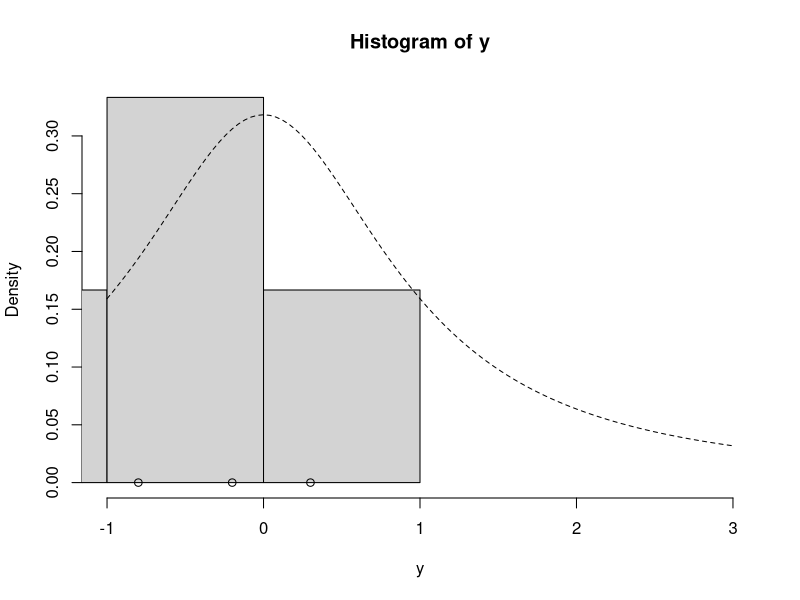
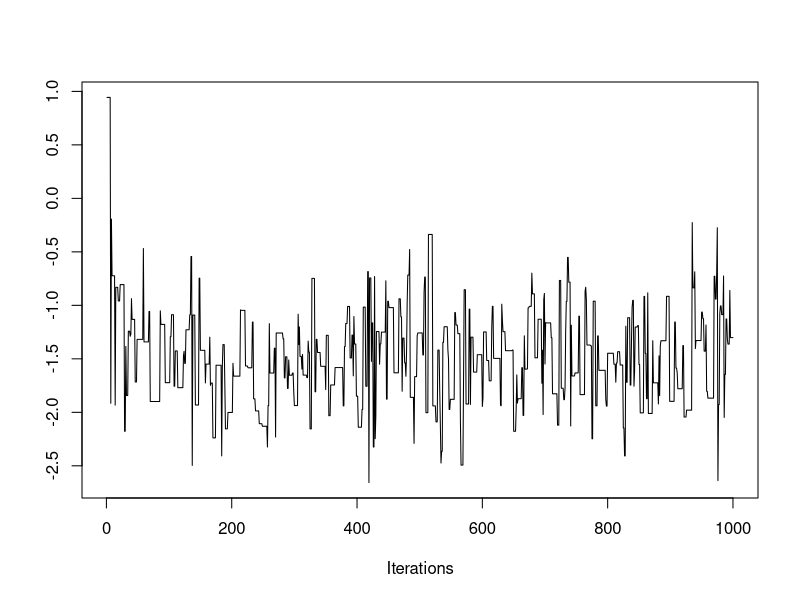
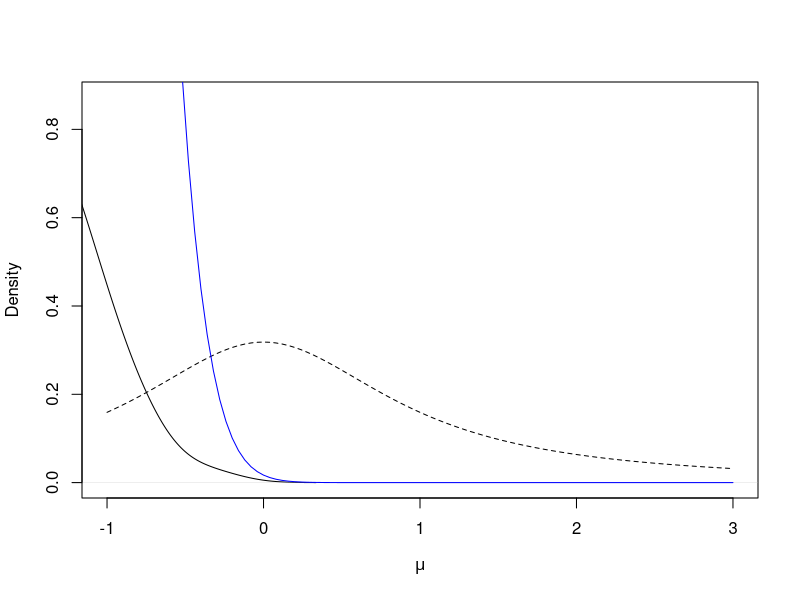

Source code (R) for these figures, in order:

## Log of the posterior density
lg = function(mu, n, ybar) {
  mu2 = mu^2
  n * (ybar * mu - mu2 / 2.0) - log(1 + mu2)
}

## Random-Walk Metropolis-Hastings algorithm
mh = function(n, ybar, n_iter, mu_init, cand_sd) {
  
  ## step 1, initialize
  mu_out = numeric(n_iter)
  accpt = 0
  mu_now = mu_init
  lg_now = lg(mu=mu_now, n=n, ybar=ybar)
  
  ## step 2, iterate
  for (i in 1:n_iter) {
    ## step 2a
    mu_cand = rnorm(n=1, mean=mu_now, sd=cand_sd) # draw a candidate
    
    ## step 2b
    lg_cand = lg(mu=mu_cand, n=n, ybar=ybar) # evaluate log of g with the candidate
    lalpha = lg_cand - lg_now # log of acceptance ratio
    alpha = exp(lalpha)
    
    ## step 2c
    u = runif(1) # draw a uniform variable which will be less than alpha with probability min(1, alpha)
    if (u < alpha) { # then accept the candidate
      mu_now = mu_cand
      accpt = accpt + 1 # to keep track of acceptance
      lg_now = lg_cand
    }
    ## collect results
    mu_out[i] = mu_now # save this iteration's value of mu
  }
  ## return a list of output
 list(mu=mu_out, accpt=accpt/n_iter)
}

## Usage

# y = c(1.2, 1.4, -0.5, 0.3, 0.9, 2.3, 1.0, 0.1, 1.3, 1.9)
set.seed(43) # set the random seed for reproducibility
y =  c(-0.2, -1.5, -5.3, 0.3, -0.8, -2.2)
ybar = mean(y)
n = length(y)
hist(y, freq=FALSE, xlim=c(-1.0, 3.0)) # histogram of the data
curve(dt(x=x, df=1), lty=2, add=TRUE) # prior for mu
points(y, rep(0,n), pch=1) # individual data points
points(ybar, 0, pch=19) # sample mean
post = mh(n=n, ybar=ybar, n_iter=1e3, mu_init=1.0, cand_sd=1.5)
str(post)
library("coda")


traceplot(as.mcmc(post$mu))
post$mu_keep = post$mu[-c(1:100)] # discard the first 200 samples
mean(post$mu_keep)
plot(density(post$mu_keep, adjust=2.0), main="", xlim=c(-1.0, 3.0), xlab=expression(mu)) # plot density estimate of the posterior
curve(dt(x=x, df=1), lty=2, add=TRUE) # prior for mu
points(ybar, 0, pch=19) # sample mean
curve(0.017*exp(lg(mu=x, n=n, ybar=ybar)), from=-1.0, to=3.0, add=TRUE, col="blue") # approximation to the true posterior in blue
